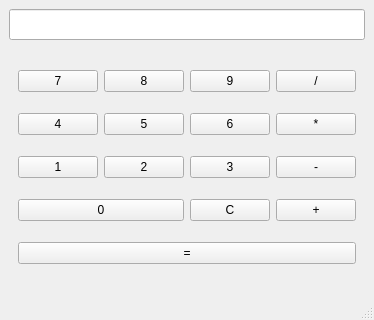
<?xml version="1.0" encoding="UTF-8"?>
<ui version="4.0">
 <class>MainWindow</class>
 <widget class="QMainWindow" name="MainWindow">
  <property name="geometry">
   <rect><x>0</x><y>0</y><width>240</width><height>320</height></rect>
  </property>
  <property name="windowTitle"><string>Calculadora</string></property>

  <widget class="QWidget" name="centralwidget">
   <layout class="QVBoxLayout" name="verticalLayout">

    <item>
     <widget class="QLineEdit" name="lineEdit_Display">
      <property name="readOnly"><bool>true</bool></property>
      <property name="alignment">
       <set>Qt::AlignRight|Qt::AlignTrailing|Qt::AlignVCenter</set>
      </property>
      <property name="minimumHeight"><number>40</number></property>
      <property name="font">
       <font><pointsize>14</pointsize></font>
      </property>
     </widget>
    </item>

     <item>
     <widget class="QWidget" name="widget" native="true">
      <layout class="QGridLayout" name="gridLayout">
       <!-- 1ª linha -->
       <item row="0" column="0"><widget class="QPushButton" name="btn7"><property name="text"><string>7</string></property></widget></item>
       <item row="0" column="1"><widget class="QPushButton" name="btn8"><property name="text"><string>8</string></property></widget></item>
       <item row="0" column="2"><widget class="QPushButton" name="btn9"><property name="text"><string>9</string></property></widget></item>
       <item row="0" column="3"><widget class="QPushButton" name="btnDiv"><property name="text"><string>/</string></property></widget></item>

       <!-- 2ª linha -->
       <item row="1" column="0"><widget class="QPushButton" name="btn4"><property name="text"><string>4</string></property></widget></item>
       <item row="1" column="1"><widget class="QPushButton" name="btn5"><property name="text"><string>5</string></property></widget></item>
       <item row="1" column="2"><widget class="QPushButton" name="btn6"><property name="text"><string>6</string></property></widget></item>
       <item row="1" column="3"><widget class="QPushButton" name="btnMul"><property name="text"><string>*</string></property></widget></item>

       <!-- 3ª linha -->
       <item row="2" column="0"><widget class="QPushButton" name="btn1"><property name="text"><string>1</string></property></widget></item>
       <item row="2" column="1"><widget class="QPushButton" name="btn2"><property name="text"><string>2</string></property></widget></item>
       <item row="2" column="2"><widget class="QPushButton" name="btn3"><property name="text"><string>3</string></property></widget></item>
       <item row="2" column="3"><widget class="QPushButton" name="btnSub"><property name="text"><string>-</string></property></widget></item>

       <!-- 4ª linha -->
       <item row="3" column="0" colspan="2"><widget class="QPushButton" name="btn0"><property name="text"><string>0</string></property></widget></item>
       <item row="3" column="2"><widget class="QPushButton" name="btnClear"><property name="text"><string>C</string></property></widget></item>
       <item row="3" column="3"><widget class="QPushButton" name="btnAdd"><property name="text"><string>+</string></property></widget></item>

       <!-- 5ª linha (botão "=" ocupa a linha toda) -->
       <item row="4" column="0" colspan="4"><widget class="QPushButton" name="btnEqual"><property name="text"><string>=</string></property></widget></item>
      </layout>
     </widget>
    </item>
   </layout>
  </widget>

  <widget class="QStatusBar" name="statusbar"/>
 </widget>
 <resources/>
 <connections/>
</ui>
